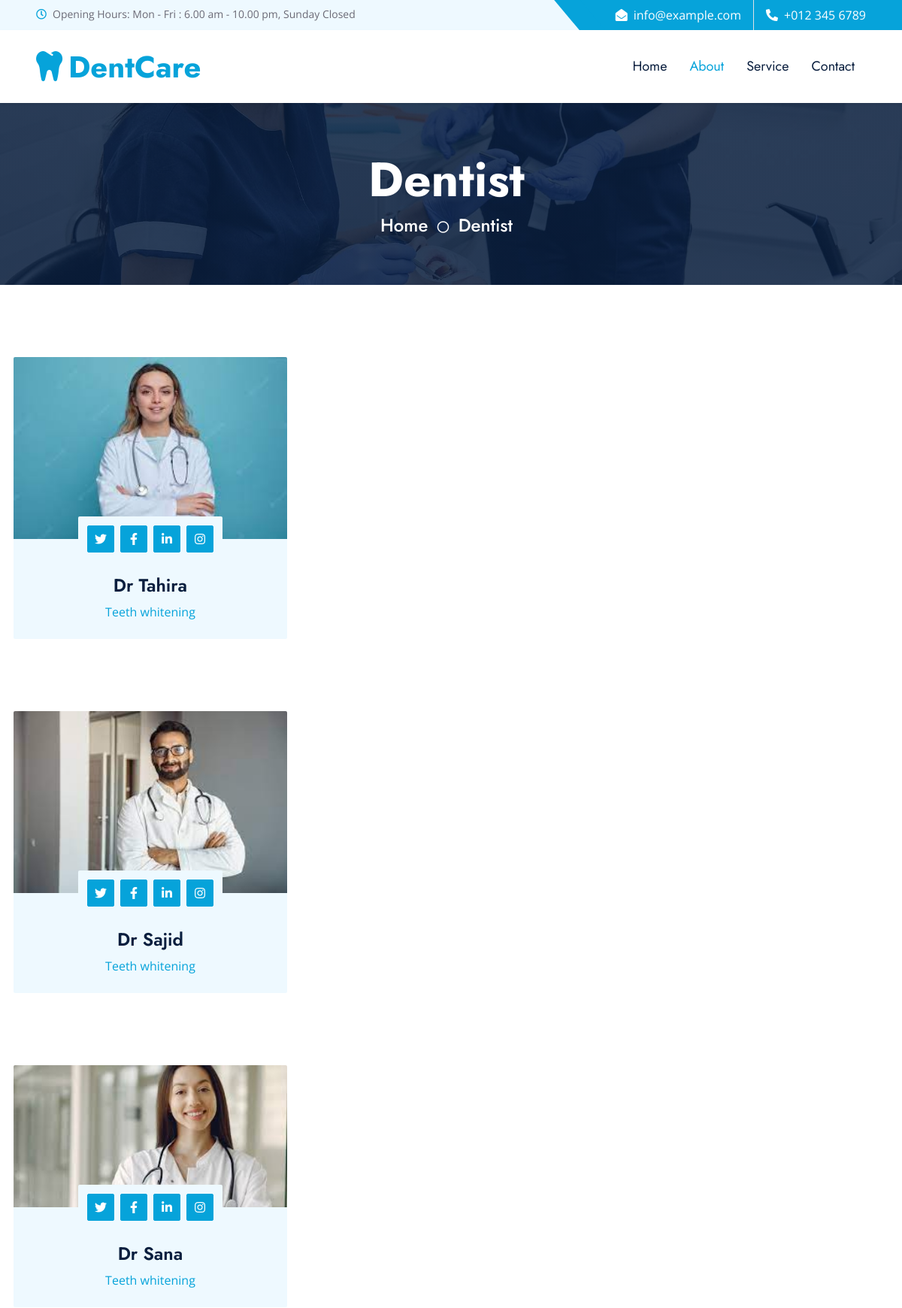
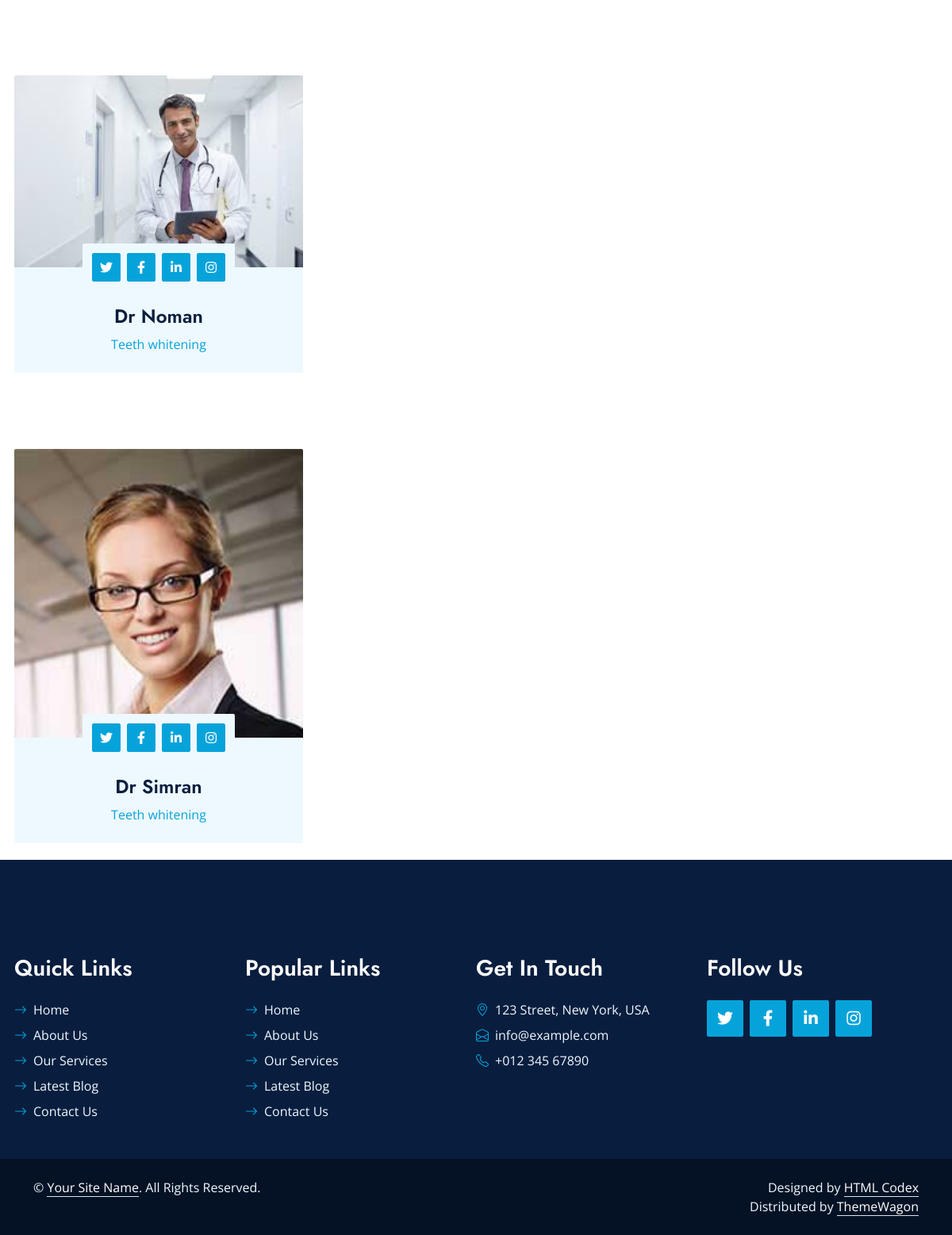
The page /service/3 on the database its author committed (2 pictures, top to bottom).
### dentist_appointment/models.py (models this page shows, shortened)
class Doctor(models.Model):
    service = models.ForeignKey(Service, on_delete=models.CASCADE)
    doctor_name=models.CharField(max_length=35)
    doctor_service=models.CharField(max_length=25)
    consultation_fee = models.DecimalField(max_digits=6, decimal_places=2)
    available_days=models.CharField(max_length=15)
    available_time=models.CharField(max_length=25)
    doctor_email=models.EmailField(max_length=50)
    doctor_image=models.ImageField(blank=True,upload_to='uploads/')
    created_at =  models.DateTimeField(default = timezone.now)

### dentist_appointment/views.py (the view)
# urls.py: path('service/<int:doctor_choice_id>', views.doctorchoices, name='doctorchoices'),
def doctorchoices(request,doctor_choice_id):
    doctor_choice_data =Service.objects.get( pk=doctor_choice_id)
    doctor_choice_in_data=Doctor.objects.filter(service=doctor_choice_data)
    context = {
       'doctor_choice_info'        :    doctor_choice_data,
       'doctor_choice_in_data_info':    doctor_choice_in_data
    }
    return render(request,"doctorchoices.html",context)

### dentist_appointment/templates/doctorchoices.html (shortened to what this page needs)
{% extends 'base.html' %}
{% block content %}
{% load static %}
    <div class="container-fluid bg-primary py-5 hero-header mb-5">
        <div class="row py-3">
            <div class="col-12 text-center">
                <h1 class="display-3 text-white animated zoomIn">Dentist</h1>
                <a href="" class="h4 text-white">Home</a>
                <i class="far fa-circle text-white px-2"></i>
                <a href="" class="h4 text-white">Dentist</a>
            </div>
        </div>
    </div>
    {% for doctor_choice in doctor_choice_in_data_info %}
    <div class="container-fluid py-5">
        <div class="container">
            <div class="row g-5" id="card" >
                <div class="col-lg-4 wow slideInUp" data-wow-delay="0.3s" id="card1">
                    <div class="team-item">
                        <div class="position-relative rounded-top" style="z-index: 1;">
                            <a href="{% url 'details' doctor_choice.id %}"><img class="img-fluid rounded-top w-100" src="{{doctor_choice.doctor_image.url}}" alt=""></a>
                            <div class="position-absolute top-100 start-50 translate-middle bg-light rounded p-2 d-flex">
                                <a class="btn btn-primary btn-square m-1" href="#"><i class="fab fa-twitter fw-normal"></i></a>
                                <a class="btn btn-primary btn-square m-1" href="#"><i class="fab fa-facebook-f fw-normal"></i></a>
                                <a class="btn btn-primary btn-square m-1" href="#"><i class="fab fa-linkedin-in fw-normal"></i></a>
                                <a class="btn btn-primary btn-square m-1" href="#"><i class="fab fa-instagram fw-normal"></i></a>
                            </div>
                        </div>
                        <div class="team-text position-relative bg-light text-center rounded-bottom p-4 pt-5">
                            <h4 class="mb-2">{{doctor_choice.doctor_name}}</h4>
                            <p class="text-primary mb-0">{{doctor_choice.doctor_service}}</p>
                        </div>
                    </div>
                </div>
            </div>
        </div>
    </div>
    {% endfor %}
    <div class="container-fluid position-relative pt-5 wow fadeInUp" data-wow-delay="0.1s" style="z-index: 1;">
    </div>
{% endblock %}

### dentist_appointment/static/css/style.css (style rules this page uses)
:root { --primary: #06A3DA; --secondary: #F57E57; --light: #EEF9FF; --dark: #091E3E; }
h1, h2, .font-weight-bold { font-weight: 700 !important; }
h3, h4, .font-weight-semi-bold { font-weight: 600 !important; }
.btn { font-family: 'Jost', sans-serif; font-weight: 600; transition: .5s; }
.btn-primary, .btn-secondary { color: #FFFFFF; }
.btn-square { width: 36px; height: 36px; }
.btn-square, .btn-sm-square, .btn-lg-square { padding-left: 0; padding-right: 0; text-align: center; }
.hero-header { background: linear-gradient(rgba(9, 30, 62, .85), rgba(9, 30, 62, .85)), url(../img/carousel-1.jpg) center center no-repeat; background-size: cover; }
.service-item img, .service-item .bg-light, .service-item .bg-light h5, .team-item .team-text { transition: .5s; }
.team-item .team-text::after, .service-item .bg-light::after { position: absolute; content: ""; top: 50%; bottom: 0; left: 15px; right: 15px; border-radius:100px / 15px; box-shadow: 0 0 15px rgba(0, 0, 0, .7); opacity: 0; transition: .5s; z-index: -1; }
#card { display: flex; }

### rows shown on the page
Doctor: doctor_image (picture), doctor_name "Dr Tahira", doctor_service "Teeth whitening"
Doctor: doctor_image (picture), doctor_name "Dr Sajid", doctor_service "Teeth whitening"
Doctor: doctor_image (picture), doctor_name "Dr Sana", doctor_service "Teeth whitening"
Doctor: doctor_image (picture), doctor_name "Dr Noman", doctor_service "Teeth whitening"
Doctor: doctor_image (picture), doctor_name "Dr Simran", doctor_service "Teeth whitening"
